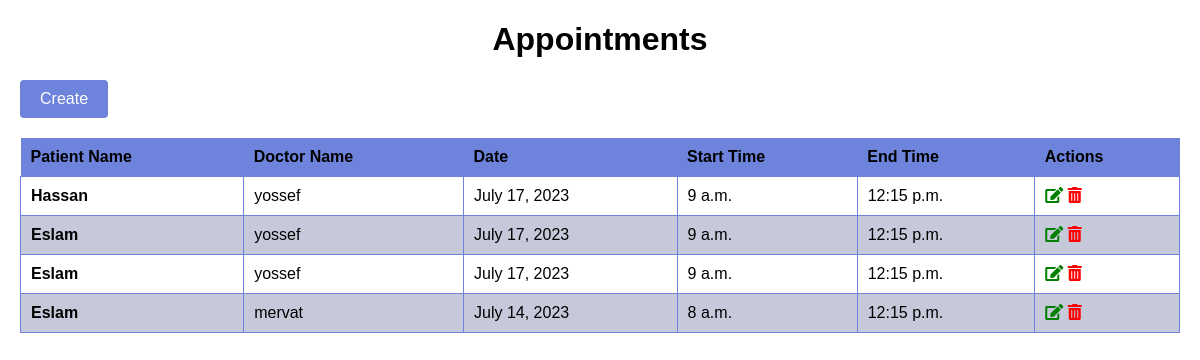
Page /appointment/ on the earlier database version.
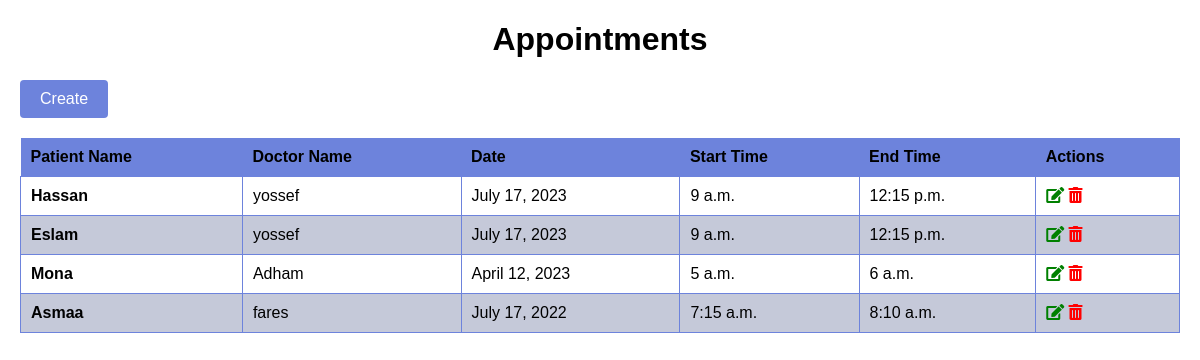
Same page on the later database version.
### hospital_app/models.py (models this page shows, shortened)
class Appointment(models.Model):
    PatientID = models.ForeignKey(Patient, on_delete=models.SET_NULL, null= True)
    DoctorID  = models.ForeignKey(Doctor, on_delete=models.SET_NULL, null= True)
    AppointmentDate = models.DateField(default='yy-mm-dd')
    StartTime = models.TimeField(default='00:00:00')
    EndTime  = models.TimeField(default='00:00:00')

class Patient(models.Model):
    FirstName = models.CharField(max_length=100)
    LastName = models.CharField(max_length=100)
    DateOfBirth = models.DateField(default='yy-mm-dd')
    Gender = models.CharField(max_length=3,choices=[('F',"Female"),('M',"Male")],default='M')
    Address = models.TextField()
    ContactNumber = models.CharField(max_length=20)
    Email = models.EmailField()
    def __str__(self) -> str:
        return self.FirstName

class Doctor(models.Model):
    FirstName = models.CharField(max_length=100)
    LastName = models.CharField(max_length=100)
    Gender = models.CharField(max_length=3,choices=[('F',"Female"),('M',"Male")],default='M')
    Specialty = models.CharField( max_length=100,
        choices=[
            ('cardiology', 'Cardiology'),
            ('neurology', 'Neurology'),
            ('pediatrics', 'Pediatrics'),
            ('orthopedics', 'Orthopedics'),
            ('gynecology', 'Gynecology'),
            ('oncology', 'Oncology'),
            ('dermatology', 'Dermatology'),
        ])
    ContactNumber = models.CharField(max_length=20)
    Email = models.EmailField()
    Department = models.ForeignKey(Department, on_delete=models.SET_NULL, null=True)
    def __str__(self) -> str:
        return self.FirstName

### hospital_app/views.py (the view)
# urls.py: path('appointment/',appointment),
def appointment(request):
    data = Appointment.objects.all()
    return render(request, 'appointment.html', {'context':data})

### hospital_app/templates/appointment.html (shortened to what this page needs)
<!DOCTYPE html>
<html lang="en">
<head>
    <link rel="stylesheet" href="https://cdnjs.cloudflare.com/ajax/libs/font-awesome/5.15.3/css/all.min.css">
</head>
<body>
    <div class="appointment-list-container">
        <h1>Appointments</h1>
        <a href="create_appointment/" class="create-button">Create</a>
        <table>
            <thead>
                <tr>
                    <th>Patient Name</th>
                    <th>Doctor Name</th>
                    <th>Date</th>
                    <th>Start Time</th>
                    <th>End Time</th>
                    <th>Actions</th>
                </tr>
            </thead>
            <tbody>
                {% for appointment in context %}
                <tr>
                    <td>{{ appointment.PatientID }}</td>
                    <td>{{ appointment.DoctorID }}</td>
                    <td>{{ appointment.AppointmentDate }}</td>
                    <td>{{ appointment.StartTime }}</td>
                    <td>{{ appointment.EndTime }}</td>
                    <td>
                        <a href="{{appointment.id}}/edit_appointment/"><i class="fas fa-edit edit-icon"></i></a>
                        <a href="{{appointment.id}}/delete_appointment/"><i class="fas fa-trash-alt delete-icon"></i></a>
                    </td>
                </tr>
                {% endfor %}
            </tbody>
        </table>
    </div>
</body>
</html>

### hospital_app/templates/appointment.html (style rules this page uses)
body { font-family: Arial, sans-serif; margin: 20px; }
h1 { text-align: center; }
table { width: 100%; border-collapse: collapse; margin-top: 20px; }
thead th { background-color: #6d83dc; padding: 10px; text-align: left; }
tbody td { border: 1px solid #6d83dc; padding: 10px; }
tbody td:first-child { font-weight: bold; }
tbody tr:nth-child(even) { background-color: #c5c9d9; }
.edit-icon { color: green; }
.delete-icon { color: red; }
.create-button { display: inline-block; padding: 10px 20px; background-color: #6d83dc; color: #fff; text-decoration: none; border-radius: 4px; transition: background-color 0.3s ease; }

Differences in the rows shown:
removed Appointment: PatientID "Eslam", DoctorID "yossef", AppointmentDate "July 17, 2023", StartTime "9 a.m.", EndTime "12:15 p.m."
removed Appointment: PatientID "Eslam", DoctorID "mervat", AppointmentDate "July 14, 2023", StartTime "8 a.m.", EndTime "12:15 p.m."
added Appointment: PatientID "Mona", DoctorID "Adham", AppointmentDate "April 12, 2023", StartTime "5 a.m.", EndTime "6 a.m."
added Appointment: PatientID "Asmaa", DoctorID "fares", AppointmentDate "July 17, 2022", StartTime "7:15 a.m.", EndTime "8:10 a.m."
